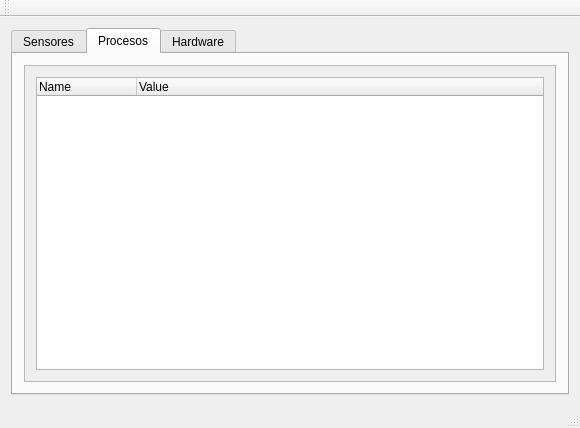
<?xml version="1.0" encoding="UTF-8"?>
<ui version="4.0">
 <class>MainWindow</class>
 <widget class="QMainWindow" name="MainWindow">
  <property name="geometry">
   <rect>
    <x>0</x>
    <y>0</y>
    <width>580</width>
    <height>428</height>
   </rect>
  </property>
  <property name="windowTitle">
   <string>MainWindow</string>
  </property>
  <widget class="QWidget" name="centralWidget">
   <layout class="QVBoxLayout" name="verticalLayout">
    <item>
     <widget class="QTabWidget" name="tabWidget">
      <property name="currentIndex">
       <number>1</number>
      </property>
      <widget class="QWidget" name="SensorTab">
       <attribute name="title">
        <string>Sensores</string>
       </attribute>
       <layout class="QVBoxLayout" name="verticalLayout_2">
        <item>
         <widget class="QScrollArea" name="scrollArea">
          <property name="widgetResizable">
           <bool>true</bool>
          </property>
          <widget class="QWidget" name="scrollAreaWidgetContents_2">
           <property name="geometry">
            <rect>
             <x>0</x>
             <y>0</y>
             <width>538</width>
             <height>298</height>
            </rect>
           </property>
           <property name="sizePolicy">
            <sizepolicy hsizetype="Expanding" vsizetype="Expanding">
             <horstretch>0</horstretch>
             <verstretch>0</verstretch>
            </sizepolicy>
           </property>
           <layout class="QVBoxLayout" name="verticalLayout_4">
            <item>
             <widget class="QLabel" name="SensorLabel">
              <property name="sizePolicy">
               <sizepolicy hsizetype="Expanding" vsizetype="Expanding">
                <horstretch>0</horstretch>
                <verstretch>0</verstretch>
               </sizepolicy>
              </property>
              <property name="text">
               <string/>
              </property>
              <property name="alignment">
               <set>Qt::AlignLeading|Qt::AlignLeft|Qt::AlignTop</set>
              </property>
             </widget>
            </item>
           </layout>
          </widget>
         </widget>
        </item>
       </layout>
      </widget>
      <widget class="QWidget" name="ProcessTab">
       <property name="sizePolicy">
        <sizepolicy hsizetype="Expanding" vsizetype="Expanding">
         <horstretch>0</horstretch>
         <verstretch>0</verstretch>
        </sizepolicy>
       </property>
       <attribute name="title">
        <string>Procesos</string>
       </attribute>
       <layout class="QVBoxLayout" name="verticalLayout_3">
        <item>
         <widget class="QScrollArea" name="scrollArea_2">
          <property name="widgetResizable">
           <bool>true</bool>
          </property>
          <widget class="QWidget" name="scrollAreaWidgetContents_3">
           <property name="geometry">
            <rect>
             <x>0</x>
             <y>0</y>
             <width>538</width>
             <height>298</height>
            </rect>
           </property>
           <property name="sizePolicy">
            <sizepolicy hsizetype="Expanding" vsizetype="Expanding">
             <horstretch>0</horstretch>
             <verstretch>0</verstretch>
            </sizepolicy>
           </property>
           <layout class="QVBoxLayout" name="verticalLayout_5">
            <item>
             <widget class="QTreeWidget" name="ProcessTreeWidget">
              <property name="columnCount">
               <number>2</number>
              </property>
              <column>
               <property name="text">
                <string>Name</string>
               </property>
               <property name="background">
                <color>
                 <red>173</red>
                 <green>127</green>
                 <blue>168</blue>
                </color>
               </property>
              </column>
              <column>
               <property name="text">
                <string>Value</string>
               </property>
               <property name="background">
                <color>
                 <red>173</red>
                 <green>127</green>
                 <blue>168</blue>
                </color>
               </property>
              </column>
             </widget>
            </item>
           </layout>
          </widget>
         </widget>
        </item>
       </layout>
      </widget>
      <widget class="QWidget" name="HardwareTab">
       <attribute name="title">
        <string>Hardware</string>
       </attribute>
       <layout class="QVBoxLayout" name="verticalLayout_6">
        <item>
         <widget class="QScrollArea" name="scrollArea_3">
          <property name="widgetResizable">
           <bool>true</bool>
          </property>
          <widget class="QWidget" name="scrollAreaWidgetContents_4">
           <property name="geometry">
            <rect>
             <x>0</x>
             <y>0</y>
             <width>538</width>
             <height>298</height>
            </rect>
           </property>
           <layout class="QVBoxLayout" name="verticalLayout_7">
            <item>
             <widget class="QLabel" name="HardwareLabel">
              <property name="sizePolicy">
               <sizepolicy hsizetype="Expanding" vsizetype="Expanding">
                <horstretch>0</horstretch>
                <verstretch>0</verstretch>
               </sizepolicy>
              </property>
              <property name="text">
               <string/>
              </property>
             </widget>
            </item>
           </layout>
          </widget>
         </widget>
        </item>
       </layout>
      </widget>
     </widget>
    </item>
   </layout>
  </widget>
  <widget class="QMenuBar" name="menuBar">
   <property name="geometry">
    <rect>
     <x>0</x>
     <y>0</y>
     <width>580</width>
     <height>22</height>
    </rect>
   </property>
  </widget>
  <widget class="QToolBar" name="mainToolBar">
   <attribute name="toolBarArea">
    <enum>TopToolBarArea</enum>
   </attribute>
   <attribute name="toolBarBreak">
    <bool>false</bool>
   </attribute>
  </widget>
  <widget class="QStatusBar" name="statusBar"/>
 </widget>
 <layoutdefault spacing="6" margin="11"/>
 <resources/>
 <connections/>
</ui>
